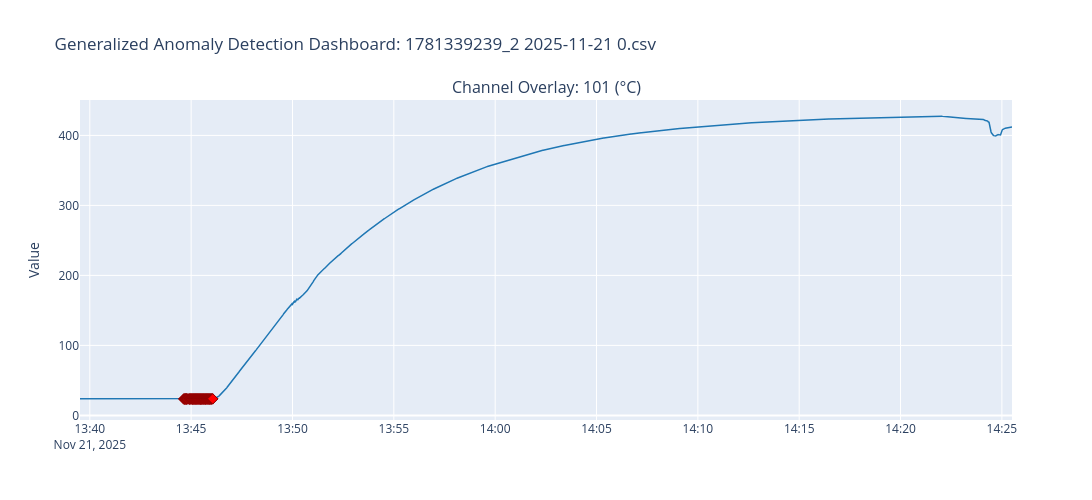

Here is the notebook cell this chart was saved with:
### Code cell
import os
import numpy as np
import pandas as pd
import plotly.graph_objects as go
from plotly.subplots import make_subplots
from sklearn.preprocessing import StandardScaler
import torch
import torch.nn as nn
import torch.optim as optim
from torch.utils.data import TensorDataset, DataLoader

# ====================================================================
# 1. GENERALIZED DATA LOADER AND SUMMARIZER
# ====================================================================
def load_and_summarize_data(file_path):
    # Scan the first few lines to detect metadata headers
    skip_rows = 0
    with open(file_path, 'r', encoding='utf-8', errors='ignore') as f:
        for idx, line in enumerate(f):
            if any(key in line for key in ['Scan Num', '101 (', 'Scan Swee', 'timestamp']):
                skip_rows = idx
                break
                
    # Load data skipping the identified metadata rows
    df = pd.read_csv(file_path, skiprows=skip_rows)
    df.columns = df.columns.str.strip()
    df = df.dropna(how='all', axis=1).dropna(how='all', axis=0)
    
    # Identify the time column dynamically
    time_cols = [col for col in df.columns if 'time' in col.lower() or 'swee' in col.lower()]
    df['Timestamp'] = df[time_cols[0]] if time_cols else df.index
    
    # Identify sensor channels dynamically (looking for Celsius or channel indicators)
    sensor_cols = [col for col in df.columns if 'C' in col or 'ch_' in col.lower()]
    
    # Scrub hardware overloads and impute missing gaps
    for col in sensor_cols:
        df[col] = pd.to_numeric(df[col], errors='coerce')
        overload_mask = (df[col].abs() > 10000) | (df[col] == np.inf)
        df.loc[overload_mask, col] = np.nan
        
    df[sensor_cols] = df[sensor_cols].fillna(method='ffill').fillna(method='bfill')
    
    # Calculate average time interval between data points
    try:
        numeric_timestamps = pd.to_numeric(df['Timestamp'], errors='coerce')
        avg_interval = numeric_timestamps.diff().mean()
        interval_display = f"{avg_interval:.2f} units"
    except Exception:
        interval_display = "Categorical or irregular timestamps"

    # Print Data Summary
    print("\n==================================================")
    print(" DATASET SUMMARY")
    print("==================================================")
    print(f"Total Data Points (Rows): {len(df)}")
    print(f"Total Sensor Channels   : {len(sensor_cols)}")
    print(f"Average Time Interval   : {interval_display}")
    print("==================================================\n")
        
    return df, sensor_cols

# ====================================================================
# 2. SEQUENCE GENERATION
# ====================================================================
def create_sequences(df_scaled, timestamps, time_steps):
    # Converts 2D tabular data into 3D tensors for LSTM processing
    Xs, ts = [], []
    for i in range(len(df_scaled) - time_steps):
        Xs.append(df_scaled.iloc[i:(i + time_steps)].values)
        ts.append(timestamps.iloc[i + time_steps - 1])
    return np.array(Xs), np.array(ts)

# ====================================================================
# 3. DYNAMIC LSTM ARCHITECTURE
# ====================================================================
class DynamicLSTMAutoencoder(nn.Module):
    def __init__(self, num_features):
        super(DynamicLSTMAutoencoder, self).__init__()
        
        # Dynamically scale the bottleneck based on input complexity
        # Minimum of 16, scales up to 64 maximum for high channel counts
        self.hidden_size = min(64, max(16, num_features * 4))
        
        self.encoder_lstm = nn.LSTM(input_size=num_features, hidden_size=self.hidden_size, batch_first=True)
        self.decoder_lstm = nn.LSTM(input_size=self.hidden_size, hidden_size=self.hidden_size, batch_first=True)
        self.output_layer = nn.Linear(self.hidden_size, num_features)
        
    def forward(self, x):
        batch_size, seq_len, _ = x.size()
        
        # Compress sequence
        _, (hidden_state, _) = self.encoder_lstm(x)
        last_hidden_state = hidden_state[-1]
        
        # Prepare latent vector for decoding
        repeated_hidden = last_hidden_state.unsqueeze(1).repeat(1, seq_len, 1)
        
        # Reconstruct sequence
        decoded, _ = self.decoder_lstm(repeated_hidden)
        reconstructed = self.output_layer(decoded)
        
        return reconstructed

# ====================================================================
# 4. TRAINING ENGINE
# ====================================================================
def train_autoencoder(model, train_loader, num_epochs=30, learning_rate=0.001):
    print(f"Training LSTM Autoencoder with hidden dimension: {model.hidden_size}")
    criterion = nn.L1Loss()
    optimizer = optim.Adam(model.parameters(), lr=learning_rate)
    
    model.train()
    for epoch in range(num_epochs):
        for batch_x in train_loader:
            optimizer.zero_grad()
            outputs = model(batch_x[0])
            loss = criterion(outputs, batch_x[0])
            loss.backward()
            optimizer.step()
            
    print("Model training completed successfully.")
    return model

# ====================================================================
# 5. ANOMALY DETECTION AND CONFIDENCE SCORING
# ====================================================================
def detect_anomalies(model, X_seq_tensor, df_timestamps, df_original, sensor_cols, contamination=0.03):
    model.eval()
    with torch.no_grad():
        reconstructed = model(X_seq_tensor)
        
    X_seq_np = X_seq_tensor.numpy()
    reconstructed_np = reconstructed.numpy()
    
    # Calculate Mean Absolute Error across the entire sequence window
    mae_loss = np.mean(np.abs(reconstructed_np - X_seq_np), axis=(1, 2))
    
    # Set mathematical threshold based on contamination factor
    threshold = np.percentile(mae_loss, (1 - contamination) * 100)
    max_mae = np.max(mae_loss)
    
    results_df = pd.DataFrame({
        'Timestamp': df_timestamps,
        'MAE_Score': mae_loss,
        'Is_Anomaly': mae_loss > threshold
    })
    
    # Calculate Confidence Score scaled from 50 percent to 100 percent for flagged anomalies
    # If the MAE perfectly equals the threshold, it is 50 percent confident. 
    # If the MAE equals the maximum error ever seen, it is 100 percent confident.
    def calculate_confidence(mae):
        if mae <= threshold:
            return 0.0
        if max_mae == threshold:
            return 100.0
        scaled = 50.0 + ((mae - threshold) / (max_mae - threshold)) * 50.0
        return min(100.0, scaled)
        
    results_df['Confidence_Score'] = results_df['MAE_Score'].apply(calculate_confidence)
    
    # Merge with original data to extract physical reading values at the anomaly timestamp
    merged_df = pd.merge(results_df, df_original, on='Timestamp', how='inner')
    anomalies_only = merged_df[merged_df['Is_Anomaly'] == True]
    
    print("\n==================================================")
    print(" DETECTED ANOMALIES REPORT")
    print("==================================================")
    for index, row in anomalies_only.iterrows():
        print(f"Timestamp: {row['Timestamp']} | Confidence: {row['Confidence_Score']:.1f} %")
        for col in sensor_cols:
            print(f"   * {col}: {row[col]:.2f}")
        print("==================================================")
        
    return merged_df, threshold

# ====================================================================
# 6. VISUALIZATION DASHBOARD
# ====================================================================
def plot_channel_anomalies(merged_df, sensor_cols, file_name):
    anomalies = merged_df[merged_df['Is_Anomaly'] == True]
    num_sensors = len(sensor_cols)
    
    fig = make_subplots(
        rows=num_sensors, cols=1,
        shared_xaxes=True,
        vertical_spacing=0.04,
        subplot_titles=[f"Channel Overlay: {col}" for col in sensor_cols]
    )
    
    colors = ['#1f77b4', '#ff7f0e', '#2ca02c', '#9467bd', '#8c564b', '#e377c2', '#7f7f7f', '#bcbd22']
    
    for i, col in enumerate(sensor_cols):
        row_idx = i + 1
        
        # Plot continuous sensor data
        fig.add_trace(
            go.Scatter(
                x=merged_df['Timestamp'], y=merged_df[col],
                mode='lines', line=dict(color=colors[i % len(colors)], width=1.5),
                name=col, showlegend=False
            ), row=row_idx, col=1
        )
        
        # Overlay anomalies with interactive confidence score hover text
        hover_template = (
            "Timestamp: %{x}<br>" +
            f"Value: %{{y:.2f}}<br>" +
            "Confidence: %{customdata:.1f}%<extra></extra>"
        )
        
        fig.add_trace(
            go.Scatter(
                x=anomalies['Timestamp'], y=anomalies[col],
                mode='markers', customdata=anomalies['Confidence_Score'],
                marker=dict(color='red', size=8, symbol='diamond', line=dict(width=1, color='darkred')),
                hovertemplate=hover_template, name=f"{col} Anomaly", showlegend=False
            ), row=row_idx, col=1
        )
        
        fig.update_yaxes(title_text="Value", row=row_idx, col=1)

    fig.update_layout(
        title=f"Generalized Anomaly Detection Dashboard: {file_name}",
        height=300 + (200 * num_sensors),
        width=1250,
        hovermode='x unified'
    )
    fig.show()

# ====================================================================
# 7. MAIN EXECUTION PIPELINE
# ====================================================================
def run_pipeline(file_path):
    if not os.path.exists(file_path):
        print("Error: File path does not exist.")
        return
        
    file_name = os.path.basename(file_path)
    
    # Step 1: Load and summarize
    df, sensors = load_and_summarize_data(file_path)
    
    if len(sensors) == 0:
        print("Error: No valid sensor channels detected.")
        return

    # Step 2: Scale data
    scaler = StandardScaler()
    df_scaled = pd.DataFrame(scaler.fit_transform(df[sensors]), columns=sensors)
    
    # Step 3: Create time windows
    TIME_STEPS = 10
    X_seq, timestamps_seq = create_sequences(df_scaled, df['Timestamp'], TIME_STEPS)
    X_tensor = torch.tensor(X_seq, dtype=torch.float32)
    
    dataset = TensorDataset(X_tensor)
    train_loader = DataLoader(dataset, batch_size=16, shuffle=False)
    
    # Step 4: Build dynamic model and train
    model = DynamicLSTMAutoencoder(num_features=len(sensors))
    trained_model = train_autoencoder(model, train_loader, num_epochs=30)
    
    # Step 5: Detect anomalies and calculate confidence
    merged_results, threshold = detect_anomalies(trained_model, X_tensor, timestamps_seq, df, sensors)
    
    # Step 6: Render plots
    plot_channel_anomalies(merged_results, sensors, file_name)

# Example execution call
run_pipeline(r"C:\Users\hari7\Documents\Anamoly Detection\uploads\uploads\cataluminiscence\1781339239_2 2025-11-21 0.csv")

### Figure 1 — Plotly figure (JSON) as saved in the notebook; plotly's stock layout.template omitted (floating-point values rounded to 4 significant figures; data arrays with more than 128 entries replaced by an {"elided": "..."} marker saying what was removed)
{"data": [{"line": {"color": "#1f77b4", "width": 1.5}, "mode": "lines", "name": "101 (°C)", "showlegend": false, "type": "scatter", "x": {"elided": "2760 str values"}, "xaxis": "x", "y": {"elided": "2760 float values"}, "yaxis": "y"}, {"customdata": [52.89, 58.8, 58.92, 58.54, 58.28, 55.88, 57.12, 56.5, 56.46, 56.61, 53.65, 50.02, 51.68, 52.04, 53.85, 52.8, 53.49, 50.46, 52.15, 50.31, 50.12, 51.7, 53.02, 51.99, 51.98, 55.85, 58.65, 60.58, 65.92, 71.9, 71.31, 70.06, 69.27, 68.46, 67.92, 67.75, 63.92, 63.09, 60.36, 58.43, 61.58, 62.75, 65.26, 67.0, 70.81, 72.7, 75.09, 78.78, 81.02, 82.56, 83.58, 83.25, 85.61, 87.44, 84.98, 85.44, 88.26, 88.83, 92.62, 90.97, 87.19, 85.07, 82.41, 83.01, 86.85, 86.46, 83.42, 79.57, 76.65, 77.07, 79.77, 82.37, 81.06, 82.81, 88.65, 94.12, 95.85, 99.21, 100.0, 98.6, 92.13, 78.2, 60.31], "hovertemplate": "Timestamp: %{x}<br>Value: %{y:.2f}<br>Confidence: %{customdata:.1f}%<extra></extra>", "marker": {"color": "red", "line": {"color": "darkred", "width": 1}, "size": 8, "symbol": "diamond"}, "mode": "markers", "name": "101 (°C) Anomaly", "showlegend": false, "type": "scatter", "x": ["2025-11-21 13:44:37.951", "2025-11-21 13:44:38.951", "2025-11-21 13:44:39.951", "2025-11-21 13:44:40.951", "2025-11-21 13:44:41.951", "2025-11-21 13:44:42.951", "2025-11-21 13:44:43.951", "2025-11-21 13:44:44.951", "2025-11-21 13:44:45.951", "2025-11-21 13:44:46.951", "2025-11-21 13:44:47.951", "2025-11-21 13:44:48.951", "2025-11-21 13:44:51.951", "2025-11-21 13:44:53.967", "2025-11-21 13:44:54.951", "2025-11-21 13:44:55.951", "2025-11-21 13:44:56.951", "2025-11-21 13:44:57.951", "2025-11-21 13:44:58.951", "2025-11-21 13:44:59.951", "2025-11-21 13:45:01.951", "2025-11-21 13:45:02.951", "2025-11-21 13:45:03.951", "2025-11-21 13:45:04.951", "2025-11-21 13:45:05.951", "2025-11-21 13:45:06.951", "2025-11-21 13:45:07.951", "2025-11-21 13:45:08.951", "2025-11-21 13:45:09.951", "2025-11-21 13:45:10.951", "2025-11-21 13:45:11.951", "2025-11-21 13:45:12.951", "2025-11-21 13:45:13.951", "2025-11-21 13:45:14.951", "2025-11-21 13:45:15.951", "2025-11-21 13:45:16.951", "2025-11-21 13:45:17.951", "2025-11-21 13:45:18.951", "2025-11-21 13:45:19.951", "2025-11-21 13:45:20.951", "2025-11-21 13:45:21.951", "2025-11-21 13:45:22.951", "2025-11-21 13:45:23.951", "2025-11-21 13:45:24.951", "2025-11-21 13:45:25.951", "2025-11-21 13:45:26.951", "2025-11-21 13:45:27.951", "2025-11-21 13:45:28.951", "2025-11-21 13:45:29.951", "2025-11-21 13:45:30.951", "2025-11-21 13:45:31.951", "2025-11-21 13:45:32.951", "2025-11-21 13:45:33.951", "2025-11-21 13:45:34.951", "2025-11-21 13:45:35.951", "2025-11-21 13:45:36.951", "2025-11-21 13:45:37.951", "2025-11-21 13:45:38.951", "2025-11-21 13:45:39.951", "2025-11-21 13:45:40.951", "2025-11-21 13:45:41.951", "2025-11-21 13:45:42.951", "2025-11-21 13:45:43.951", "2025-11-21 13:45:44.951", "2025-11-21 13:45:45.951", "2025-11-21 13:45:46.951", "2025-11-21 13:45:47.951", "2025-11-21 13:45:48.951", "2025-11-21 13:45:49.951", "2025-11-21 13:45:50.951", "2025-11-21 13:45:51.951", "2025-11-21 13:45:52.951", "2025-11-21 13:45:53.951", "2025-11-21 13:45:54.951", "2025-11-21 13:45:55.951", "2025-11-21 13:45:56.951", "2025-11-21 13:45:57.951", "2025-11-21 13:45:58.951", "2025-11-21 13:45:59.951", "2025-11-21 13:46:00.951", "2025-11-21 13:46:01.951", "2025-11-21 13:46:02.951", "2025-11-21 13:46:03.951"], "xaxis": "x", "y": [23.43, 23.44, 23.45, 23.46, 23.47, 23.44, 23.47, 23.46, 23.44, 23.47, 23.44, 23.47, 23.46, 23.45, 23.44, 23.45, 23.47, 23.45, 23.46, 23.47, 23.44, 23.43, 23.44, 23.44, 23.45, 23.45, 23.43, 23.44, 23.43, 23.43, 23.45, 23.44, 23.45, 23.45, 23.46, 23.45, 23.45, 23.45, 23.45, 23.44, 23.43, 23.42, 23.43, 23.44, 23.44, 23.44, 23.44, 23.42, 23.44, 23.42, 23.41, 23.42, 23.41, 23.43, 23.47, 23.44, 23.42, 23.41, 23.41, 23.44, 23.44, 23.44, 23.42, 23.43, 23.46, 23.45, 23.43, 23.43, 23.42, 23.43, 23.42, 23.42, 23.43, 23.41, 23.42, 23.42, 23.42, 23.4, 23.42, 23.46, 23.48, 23.55, 23.59], "yaxis": "y"}], "layout": {"annotations": [{"font": {"size": 16}, "showarrow": false, "text": "Channel Overlay: 101 (°C)", "x": 0.5, "xanchor": "center", "xref": "paper", "y": 1, "yanchor": "bottom", "yref": "paper"}], "height": 500, "hovermode": "x unified", "title": {"text": "Generalized Anomaly Detection Dashboard: 1781339239_2 2025-11-21 0.csv"}, "width": 1250, "xaxis": {"anchor": "y", "domain": [0, 1]}, "yaxis": {"anchor": "x", "domain": [0, 1], "title": {"text": "Value"}}}}
